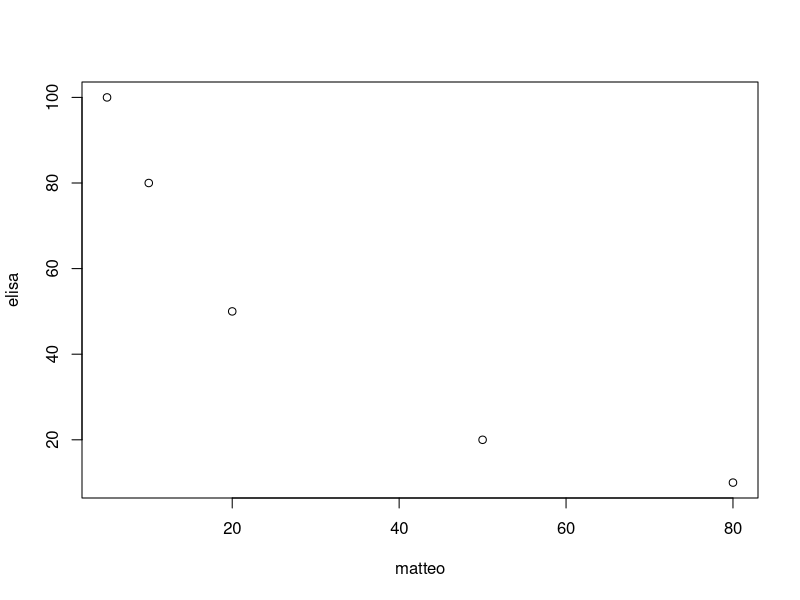
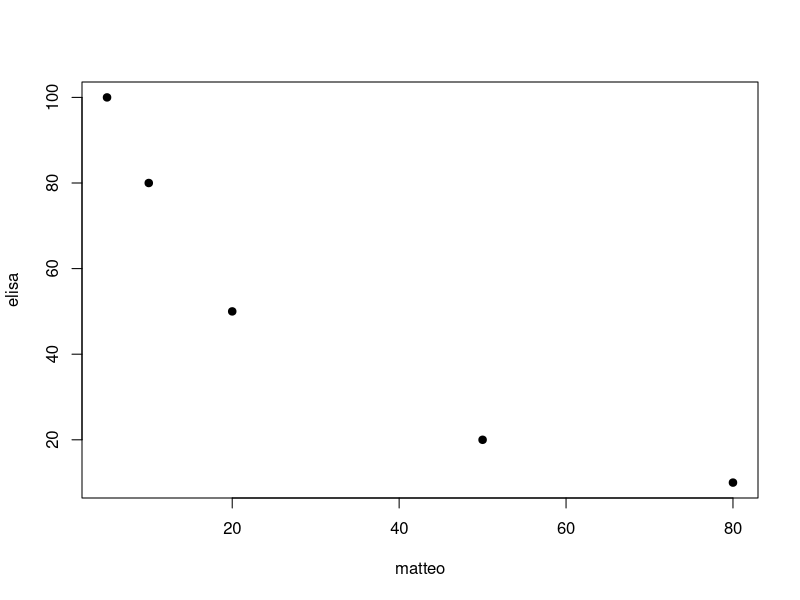
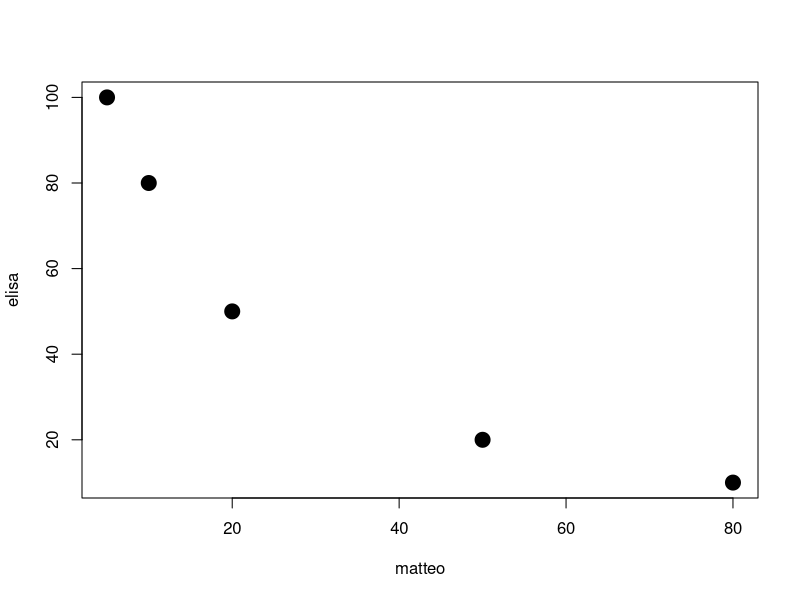
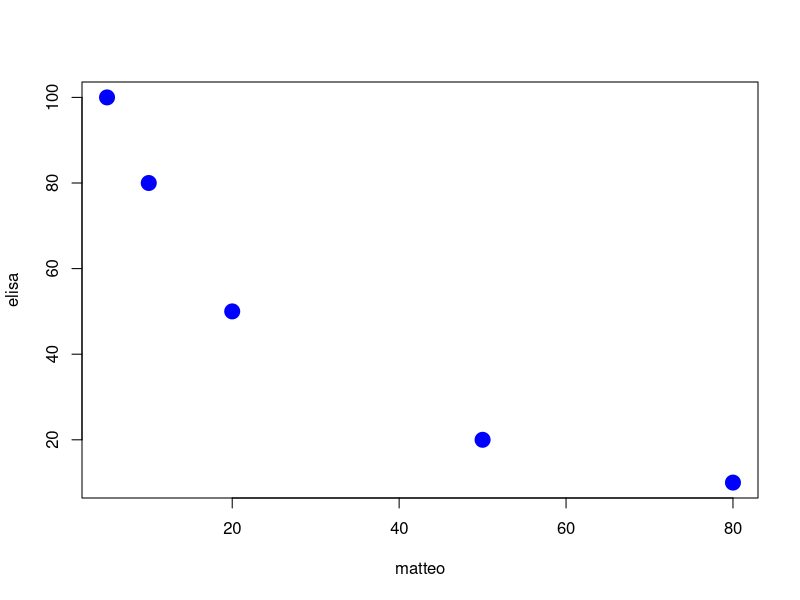
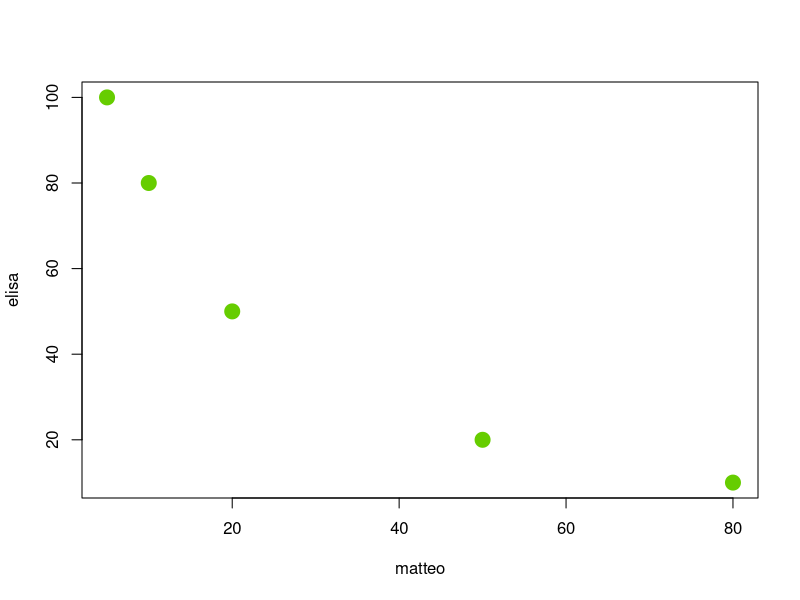
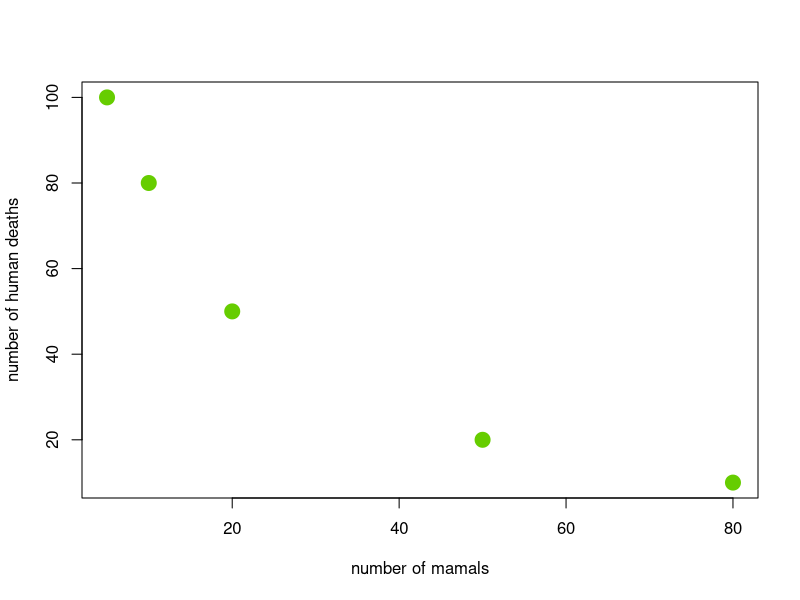
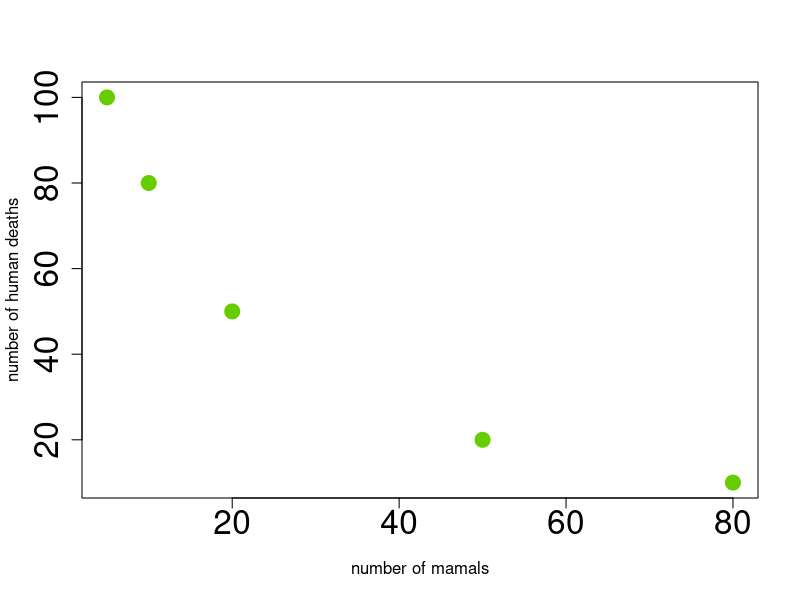
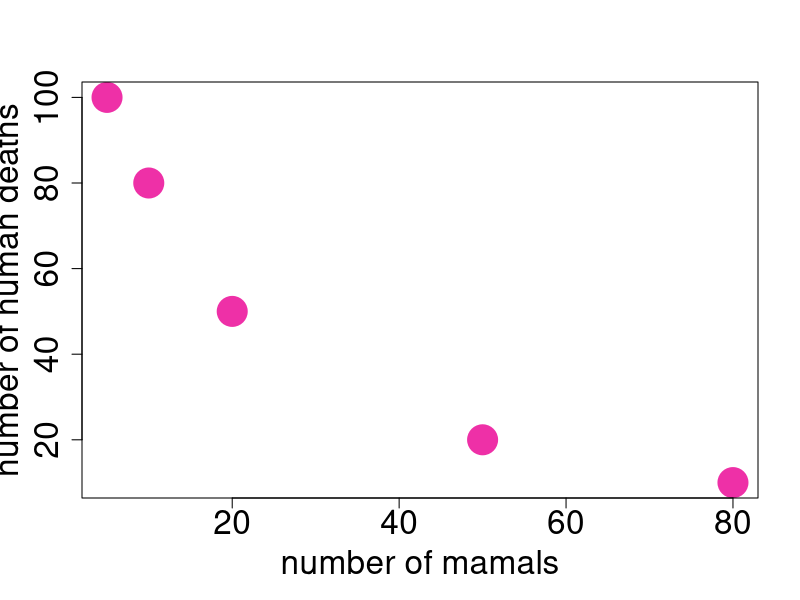

Reproduce these figures in R, in order.
# Script for using R

# operation
2 + 3 

# an object
samuele <- 2 + 3

# another object
gemma <- 4 + 6

# different ojects
samuele + gemma
samuele * gemma # instead of writing (2+3) * (4+6)
samuele ^ gemma

tma <- 5 * 4

tma + samuele + gemma # 20 + 5 + 10

# we are using the function c()
matteo <- c(5, 10, 20, 50, 80) # an array is a set of elements: this is the array of mammal species

sum(5, 10)
sum (5, 10) # I HATE THIS!!

elisa <- c(100, 80, 50, 20, 10) # an array of human deaths due to a disease 

plot(matteo, elisa)

# changing the point character
plot(matteo, elisa, pch=19)

# character exaggeration
plot(matteo, elisa, pch=19, cex=2)

# changing the color
plot(matteo, elisa, pch=19, cex=2, col="blue")
plot(matteo, elisa, pch=19, cex=2, col="chartreuse3")

# changing the labels
plot(matteo, elisa, pch=19, cex=2, col="chartreuse3", xlab="number of mamals", ylab="number of human deaths")

# increasing the axis dimension
plot(matteo, elisa, pch=19, cex=2, col="chartreuse3", xlab="number of mamals", ylab="number of human deaths", cex.axis=2)

# long function!
plot(matteo, 
     elisa, 
     pch=19, 
     cex=4, 
     col="maroon2", 
     xlab="number of mamals", 
     ylab="number of human deaths", 
     cex.axis=2,
     cex.lab=2)
